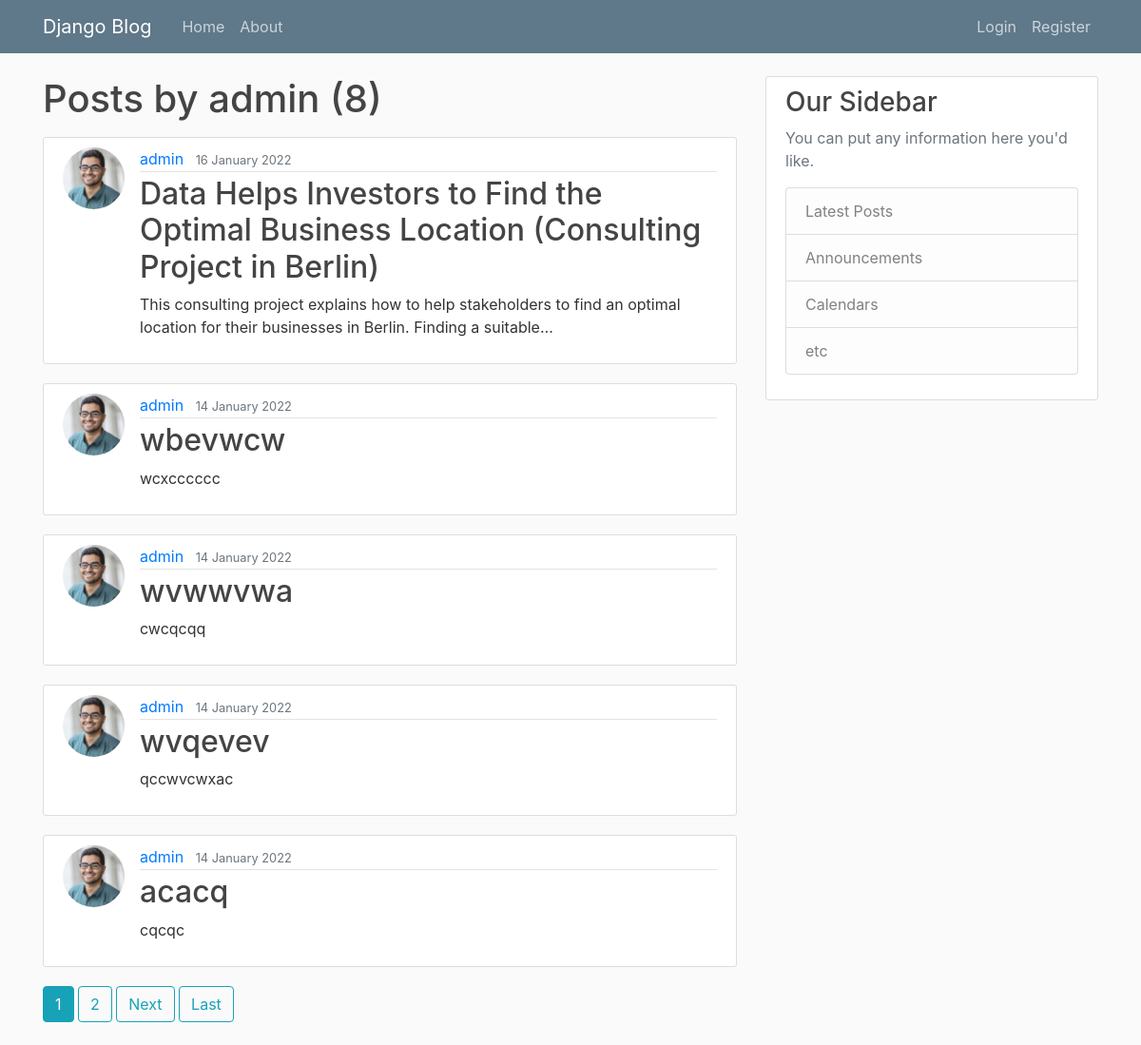
Screenshot of /user/admin with the database file from the repository.
### blog/models.py (models this page shows, shortened)
class Post(models.Model):
  title = models.CharField(max_length=100)
  content = models.TextField()
  date_posted = models.DateTimeField(default=timezone.now)
  author = models.ForeignKey(to=User, on_delete= models.CASCADE)

### users/models.py (models this page shows, shortened)
class Profile(models.Model):
  user = models.OneToOneField(User, on_delete=models.CASCADE)
  image = models.ImageField(default='default.jpg', upload_to = 'profile_pics')

### blog/views.py (the view)
# urls.py: path('user/<username>', UserPostListView.as_view(), name = 'user-posts' ),
class UserPostListView(ListView):
  model = Post
  template_name = "blog/user_posts.html"
  context_object_name = 'posts'
  paginate_by = 5
  def get_queryset(self):
    user = get_object_or_404(User, username=self.kwargs.get('username'))
    return Post.objects.filter(author=user).order_by('-date_posted')

### blog/templates/blog/user_posts.html (shortened to what this page needs)
{% extends "blog/base.html" %}
{% block content %}
  <h1 class="mb-3"> Posts by {{view.kwargs.username}} ({{page_obj.paginator.count}})</h1>
  {% for post in posts %}
   <article class="media content-section">
     <img class="rounded-circle article-img" src="{{post.author.profile.image.url}}"/>
      <div class="media-body">
        <div class="article-metadata">
          <a class="mr-2" href="{%url 'user-posts' post.author.username %}">{{ post.author }}</a>
          <small class="text-muted">{{ post.date_posted | date:"d F Y"}}</small>
        </div>
        <h2><a class="article-title" href="{% url 'post-detail' post.id %}">{{ post.title }}</a></h2>
        <p class="article-content">{{ post.content }}</p>
      </div>
    </article>
  {% endfor %}
    {% if is_paginated %}
      {% for num in page_obj.paginator.page_range %}
        {% if page_obj.number == num %}
          <a class="btn btn-info mb-4" href="?page={{ num }}">{{ num }}</a>
        {% elif num > page_obj.number|add:'-3' and num < page_obj.number|add:'3' %}
          <a class="btn btn-outline-info mb-4" href="?page={{ num }}">{{ num }}</a>
        {% endif %}
      {% endfor %}
      {% if page_obj.has_next %}
        <a class="btn btn-outline-info mb-4" href="?page={{ page_obj.next_page_number }}">Next</a>
        <a class="btn btn-outline-info mb-4" href="?page={{ page_obj.paginator.num_pages }}">Last</a>
      {% endif %}
    {% endif %}
{% endblock content %}

### blog/static/blog/main.css (style rules this page uses)
body { background: #fafafa; color: #333333; margin-top: 5rem; }
h1, h2, h3, h4, h5, h6 { color: #444444; }
.content-section { background: #ffffff; padding: 10px 20px; border: 1px solid #dddddd; border-radius: 3px; margin-bottom: 20px; }
.article-title { color: #444444; }
.article-content { white-space: pre-line; }
.article-img { height: 65px; width: 65px; margin-right: 16px; }
.article-metadata { padding-bottom: 1px; margin-bottom: 4px; border-bottom: 1px solid #e3e3e3 }

### rows the page displays
Post: author.profile.image (picture), author "admin", date_posted "16 January 2022", title "Data Helps Investors to Find the Optimal Business Location (Consulting Project in Berlin)", content "This consulting project explains how to help stakeholders to find an optimal location for their businesses in Berlin. Finding a suitable…"
Post: author.profile.image (picture), author "admin", date_posted "14 January 2022", title "wbevwcw", content "wcxcccccc"
Post: author.profile.image (picture), author "admin", date_posted "14 January 2022", title "wvwwvwa", content "cwcqcqq"
Post: author.profile.image (picture), author "admin", date_posted "14 January 2022", title "wvqevev", content "qccwvcwxac"
Post: author.profile.image (picture), author "admin", date_posted "14 January 2022", title "acacq", content "cqcqc"

### other values shown
{{ view.kwargs.username }} "admin"
{{ page_obj.paginator.count }} "8"
{{ num }} "1"
{{ num }} "2"
